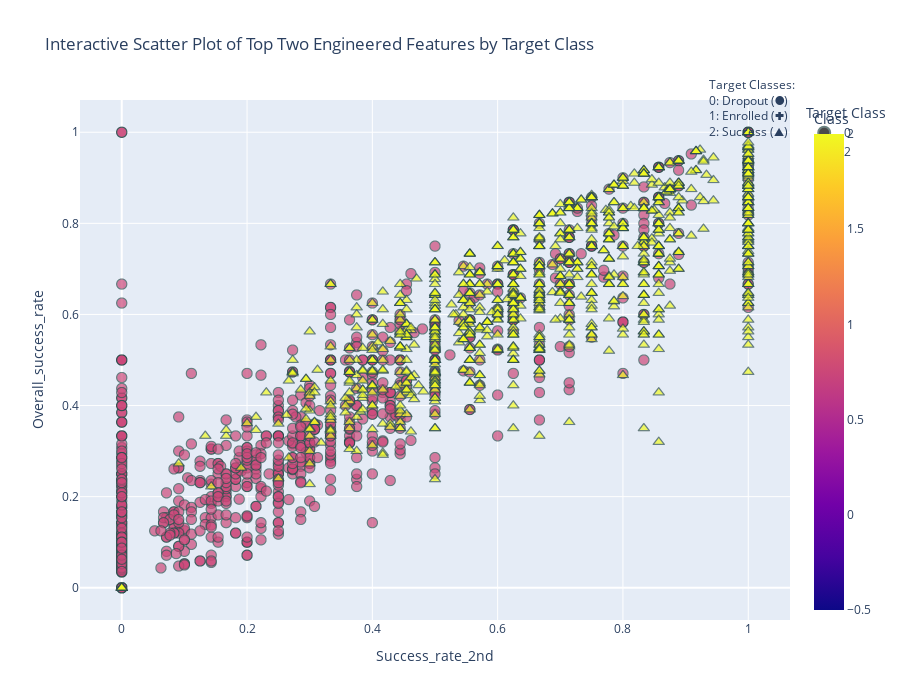

Here is the notebook cell this chart was saved with:
### Markdown cell above
## Visualizing Top Engineered Features Relationship with Target Classes

Let's create a scatter plot using the two most important engineered features to see how well they separate the different target classes.

### Code cell
# Get the two most important engineered features based on correlation with target
top_2_engineered = [feature for feature in new_features_corr.abs().nlargest(2).index.tolist() 
                   if feature != 'Target']

# If we don't have 2 features yet (e.g., if 'Target' was in the top 2), add the next one
if len(top_2_engineered) < 2:
    more_features = [f for f in new_features_corr.abs().nlargest(3).index.tolist() 
                     if f != 'Target' and f not in top_2_engineered]
    top_2_engineered.extend(more_features[:2-len(top_2_engineered)])

print(f"The two most important engineered features:\n1. {top_2_engineered[0]}\n2. {top_2_engineered[1]}")

# Create a DataFrame for plotting with the two selected features
plot_df = df_fe[[top_2_engineered[0], top_2_engineered[1], 'Target']].copy()

# Create scatter plot using matplotlib with different marker shapes for each class
plt.figure(figsize=(12, 8))

# Define marker shapes and colors for each target class
markers = ['o', '^', 's']  # circle, triangle, square
colors = ['red', 'blue', 'green']
labels = ['Dropout (0)', 'Enrolled (1)', 'Success (2)']

# Plot each target class separately with its own marker
for i, target_val in enumerate([0, 1, 2]):
    mask = plot_df['Target'] == target_val
    plt.scatter(plot_df[mask][top_2_engineered[0]], 
                plot_df[mask][top_2_engineered[1]], 
                c=colors[i], 
                marker=markers[i], 
                s=80, 
                alpha=0.7,
                edgecolors='black',
                linewidths=0.5,
                label=labels[i])

plt.xlabel(top_2_engineered[0], fontsize=12)
plt.ylabel(top_2_engineered[1], fontsize=12)
plt.title(f'Scatter Plot of Top Two Engineered Features by Target Class', fontsize=14)
plt.grid(True, linestyle='--', alpha=0.7)
plt.legend(fontsize=12)
plt.tight_layout()
plt.show()

# Create the same visualization with Plotly for interactivity, using different symbols
fig = px.scatter(df_fe, x=top_2_engineered[0], y=top_2_engineered[1], 
                 color='Target', 
                 symbol='Target',  # Use different symbols based on Target value
                 symbol_map={0: 'circle', 1: 'cross', 2: 'triangle-up'},
                 color_discrete_map={0: 'red', 1: 'blue', 2: 'green'},
                 labels={'Target': 'Class'},
                 title=f'Interactive Scatter Plot of Top Two Engineered Features by Target Class',
                 opacity=0.7)

fig.update_traces(marker=dict(size=10, line=dict(width=1, color='DarkSlateGrey')))

fig.update_layout(
    width=900,
    height=700,
    xaxis_title=top_2_engineered[0],
    yaxis_title=top_2_engineered[1],
    legend_title="Target Class",
)

# Update legend with class labels
fig.update_layout(
    legend=dict(
        title="Target Class",
        itemsizing='constant',
        traceorder='normal'
    )
)

# Add more detailed legend explaining the classes
fig.update_layout(
    annotations=[
        dict(x=1.01, y=1.05, xref="paper", yref="paper",
             text="Target Classes:<br>0: Dropout (●)<br>1: Enrolled (✚)<br>2: Success (▲)",
             showarrow=False, align="left")
    ]
)

fig.show()

### Figure 1 — Plotly figure (JSON) as saved in the notebook; plotly's stock layout.template omitted (floating-point values rounded to 4 significant figures; data arrays with more than 128 entries replaced by an {"elided": "..."} marker saying what was removed)
{"data": [{"hovertemplate": "Class=%{marker.color}<br>Success_rate_2nd=%{x}<br>Overall_success_rate=%{y}<extra></extra>", "legendgroup": "0", "marker": {"color": {"elided": "1421 int values"}, "coloraxis": "coloraxis", "line": {"color": "DarkSlateGrey", "width": 1}, "opacity": 0.7, "size": 10, "symbol": "circle"}, "mode": "markers", "name": "0", "showlegend": true, "type": "scattergl", "x": {"elided": "1421 float values"}, "xaxis": "x", "y": {"elided": "1421 float values"}, "yaxis": "y"}, {"hovertemplate": "Class=%{marker.color}<br>Success_rate_2nd=%{x}<br>Overall_success_rate=%{y}<extra></extra>", "legendgroup": "2", "marker": {"color": {"elided": "2209 int values"}, "coloraxis": "coloraxis", "line": {"color": "DarkSlateGrey", "width": 1}, "opacity": 0.7, "size": 10, "symbol": "triangle-up"}, "mode": "markers", "name": "2", "showlegend": true, "type": "scattergl", "x": {"elided": "2209 float values"}, "xaxis": "x", "y": {"elided": "2209 float values"}, "yaxis": "y"}], "layout": {"annotations": [{"align": "left", "showarrow": false, "text": "Target Classes:<br>0: Dropout (●)<br>1: Enrolled (✚)<br>2: Success (▲)", "x": 1.01, "xref": "paper", "y": 1.05, "yref": "paper"}], "coloraxis": {"colorbar": {"title": {"text": "Class"}}, "colorscale": [[0, "#0d0887"], [0.1111, "#46039f"], [0.2222, "#7201a8"], [0.3333, "#9c179e"], [0.4444, "#bd3786"], [0.5556, "#d8576b"], [0.6667, "#ed7953"], [0.7778, "#fb9f3a"], [0.8889, "#fdca26"], [1, "#f0f921"]]}, "height": 700, "legend": {"itemsizing": "constant", "title": {"text": "Target Class"}, "tracegroupgap": 0, "traceorder": "normal"}, "title": {"text": "Interactive Scatter Plot of Top Two Engineered Features by Target Class"}, "width": 900, "xaxis": {"anchor": "y", "domain": [0, 1], "title": {"text": "Success_rate_2nd"}}, "yaxis": {"anchor": "x", "domain": [0, 1], "title": {"text": "Overall_success_rate"}}}}
